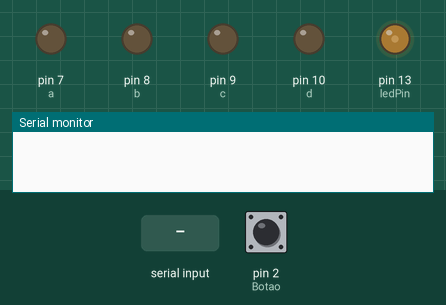
This sketch was run on a simulated Arduino Uno, built with avr-gcc and run on an emulated ATmega328P. Parts: output pins drawn as LEDs (lit = HIGH), the last lines printed to the serial monitor. The inputs (shaded band) are chosen by the test bench; at power-on: pin 2 (Botao) LOW.

Above: at 1.2 s.
1.3 s: "90,45\n" received over Serial
At 1.51 s:
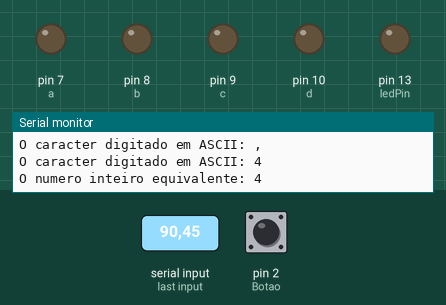
3.1 s: pin 2 (Botao) pulled HIGH for 0.15 s
At 3.38 s:
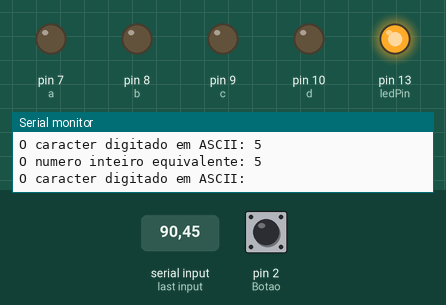
At 4.5 s:
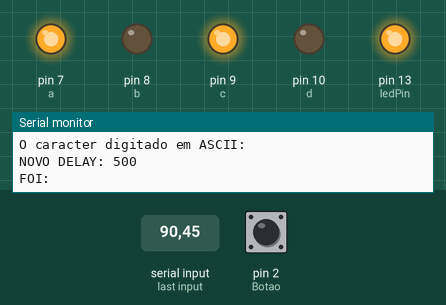
Timing chart, 0 to 12.1 s (numbered marks = the images above; inputs shaded):
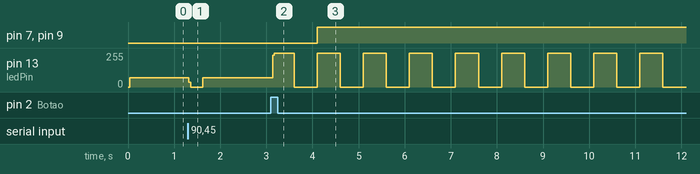

The sketch:

Ativ8_Aula16_Aula17_Serial_Display_decodificador_interrupcao.ino
```cpp
/* Enviando dados do PC para o Arduíno.
  Vamos piscar um LED de forma proporcional ao valor recebido a partir do PC */

const int ledPin = 13; // Pino ao qual o LED será conectado
int piscando = 0; // variável para armazenar taxa de “piscagem”
int piscandoNovo = 0;
char caractere;
int flagExibir = 0;

const int Botao = 2;
volatile int estadoBtn = 0;
volatile int estadoBtnOld = 0;
volatile int flagInterrupcao = 0;

int numBin[4] = {0, 0, 0, 0};
const int a = 7;
const int b = 8;
const int c = 9;
const int d = 10;

void interrupcao() {
  estadoBtn = digitalRead(Botao);
  if (estadoBtn == 1 && estadoBtnOld == 0)
  {
    flagInterrupcao = 1;
  }
  estadoBtnOld = estadoBtn;
}

/* Declarando a função pisca() que fará o LED piscar na taxa determinada pelo valor armazenado na variável piscando */
void acionar()
{
  digitalWrite(ledPin, HIGH);
  delay(piscandoNovo);
  digitalWrite(ledPin, LOW);
  delay(piscandoNovo);
  if (flagExibir)
  {
    Serial.println ();
    Serial.print ("NOVO DELAY: ");
    Serial.println (piscandoNovo);
    Serial.println ();

    deco();

    flagExibir = 0;
  }
}

void deco()
{
  digitalWrite(a, numBin[0] );
  digitalWrite(b, numBin[1] );
  digitalWrite(c, numBin[2] );
  digitalWrite(d, numBin[3] );
    Serial.println ("FOI: ");
}

void setup() {
  Serial.begin(9600);
  pinMode(ledPin, OUTPUT); // Pino 13 será de saída de sinais
  attachInterrupt(digitalPinToInterrupt(2), interrupcao, CHANGE); // Configurando a interrupção externa

  pinMode(a, OUTPUT);
  pinMode(b, OUTPUT);
  pinMode(c, OUTPUT);
  pinMode(d, OUTPUT);

}

void loop()
{
  //piscando = 500;
  if (Serial.available()) { // Verificar se há caracteres disponíveis
    caractere = Serial.read(); // Armazena caractere lido. Mude o tipo da variável int para char!!!
    Serial.print ("O caracter digitado em ASCII: ");
    Serial.println(caractere);
    if (isDigit(caractere)) {  // Verificar se o caractere ASCII é um dígito entre 0 e 9
      piscando = (caractere - 48); // Convertendo ASCII em valor numérico (0 = 48)
      Serial.print ("O numero inteiro equivalente: ");
      Serial.println (piscando);
      piscando = piscando * 100; // Escalonamento da taxa de tempo, com base de 100ms
    }
  }
  if (flagInterrupcao == 1)
  {
    piscandoNovo = piscando;
    flagInterrupcao = 0;
    flagExibir = 1;

    numBin[0] = (piscandoNovo / 100) >> 0 & 1;
    numBin[1] = (piscandoNovo / 100) >> 1 & 1;
    numBin[2] = (piscandoNovo / 100) >> 2 & 1;
    numBin[3] = (piscandoNovo / 100) >> 3 & 1;
  }

  acionar(); // Chamando a função blink(), que será declarada abaixo.
}
```

Measured:
- after the input at 1.3 s, pin 13 (ledPin): 69/255 → 0/255 at once, → 69/255 0.30 s later
- after the input at 3.1 s, pin 7 (a), pin 9 (c): LOW → HIGH after 1.0 s; pin 13 (ledPin): 69/255 → 240/255 at once, then moves between 0/255 and 255/255, repeating every 2.0 s
